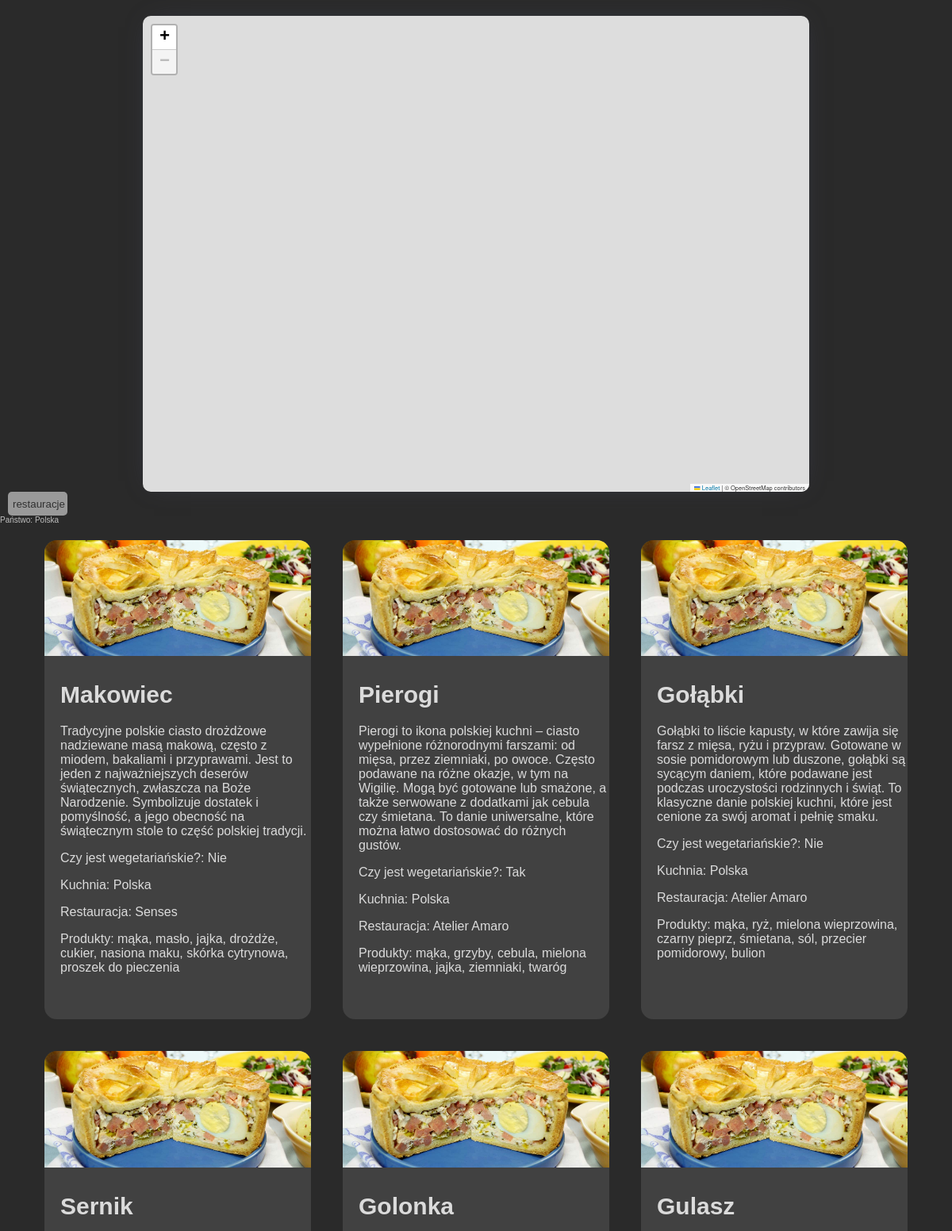
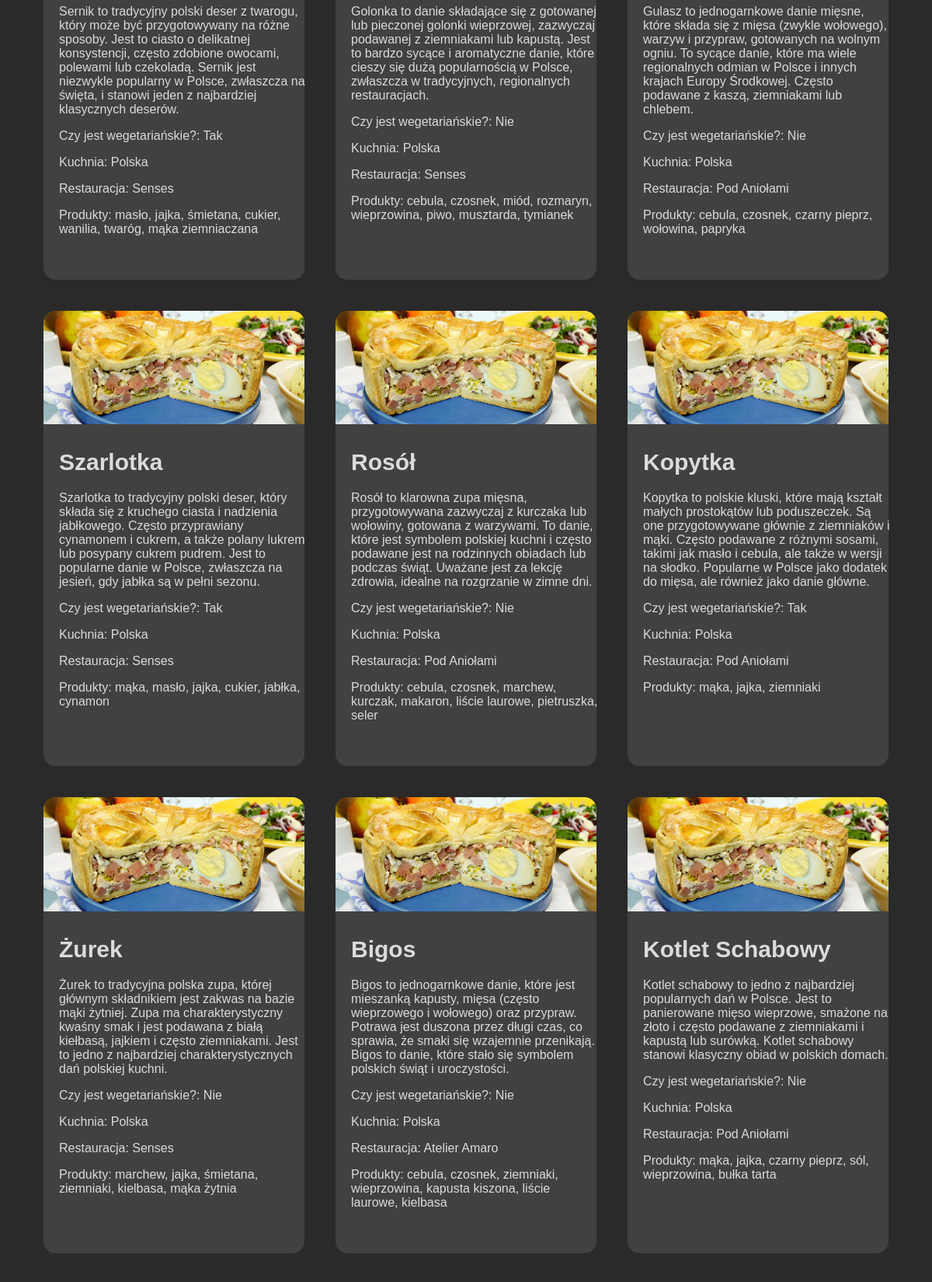
Page /index.php?country=Polska (upper part) on the committed database (2 pictures, top to bottom).
### tables this page shows
CREATE TABLE `dania` (
  `id` int(11) NOT NULL,
  `nazwa_dania` varchar(255) NOT NULL,
  `opis` text NOT NULL,
  `wegetarianskie` tinyint(1) NOT NULL,
  `kuchnia` varchar(50) NOT NULL
);

CREATE TABLE `restauracje` (
  `id` int(11) NOT NULL,
  `nazwa_restauracji` varchar(255) NOT NULL,
  `panstwo` varchar(62) NOT NULL,
  `miasto` varchar(60) NOT NULL,
  `ulica` varchar(255) NOT NULL
);

### index.php (the view, shortened to what this page needs)
<?php
require_once "includes/db_conn.php";
?>
<!DOCTYPE html>
<html lang="pl">
<head>
    <link rel="stylesheet" href="https://unpkg.com/leaflet@1.9.3/dist/leaflet.css" />
    <link rel="stylesheet" href="style/main.css">
</head>
<body>
    <div id="map"></div>
    <?php
    $wybor = $_SESSION['wybor'];
    echo '<form action="" method="post">';
    echo '<button type="submit" class="button-wybor-'. $wybor .'" name="wybor" value="' . $wybor . '">' . $wybor . '</button>';
    echo '</form>';
    ?>
    <?php
    if (isset($_GET['country'])) {
        $panstwo = $_GET['country'];
        echo "Państwo: " . htmlspecialchars($panstwo);
    }
    if (isset($_SESSION["panstwo"])) {
        $nazwaPanstwa = $_SESSION['panstwo'];
        if (isset($_SESSION["restauracje"]) && $_SESSION["restauracje"]) {
            echo '<div class="restauracje-container">';
            $sql = "SELECT * FROM restauracje WHERE panstwo = '" . $nazwaPanstwa . "';";
            $result = $conn->query($sql);
            if ($result->num_rows > 0) {
                while ($row = $result->fetch_assoc()) {
                    $idRestauracji = $row["id"];
                    echo '<form action="" method="POST">';
                    echo '<button type="submit" class="button-restauracja" name="restauracja-button" value="' . $idRestauracji . '">';
                    echo '<div class="restuaracja-box">';
                    echo "<p class='restauracja-nazwa'>" . $row["nazwa_restauracji"] . "</p>";
                    echo '<span class="restauracja-dane">';
                    echo "Państwo: " . $row["panstwo"] . "<br>";
                    echo "Adres: " . $row["ulica"] . ', ' . $row["miasto"] . "";
                    echo '</span>';
                    echo '</div>';
                    echo '</button>';
                    echo '</form>';
                }
            } else {
                echo "Brak wyników.";
                unset($_POST['restauracja-button']);
            }
            echo '</div>';
        } else {
            $sql = "SELECT id FROM restauracje WHERE panstwo='" . $_SESSION['panstwo'] . "';";
            $result = $conn->query($sql);
            if ($result->num_rows > 0) {
                $idRestauracji = [];
                while ($row = $result->fetch_assoc()) {
                    $idRestauracji[] = $row["id"];
                }
            } else {
                echo '<div class="restauracje-container">';
                echo "Brak wyników";
                echo '</div>';
                die();
            }
            $sql = "SELECT id_dania FROM restauracje_dania WHERE id_restauracji IN(" . implode(", ",$idRestauracji) . ");";
            $result = $conn->query($sql);
            if ($result->num_rows > 0) {
                $idDan = [];
                while ($row = $result->fetch_assoc()) {
                    $idDan[] = $row["id_dania"];
                }
            } else {
                echo "Brak wyników";
            }
            $sql = "SELECT * FROM dania WHERE id IN (" . implode(", ", $idDan) . ");";
            $result = $conn->query($sql);
            echo '<div class="dania-container">';
            $rowNumber = $result->num_rows;
            if ($result->num_rows > 0) {
                $daniaValues = $result->fetch_all(MYSQLI_ASSOC);
            } else {
                echo "Brak wartości.";
            }
            for ($i = 0; $i < $rowNumber; $i++) {
                echo '<div class="danie-box">';
                echo '<img src="images/ciasto-z-jajem.jpg" class="zdjecie-danie">';
                echo '<div class="danie-dane">';
                echo "<h1>" . $daniaValues[$i]['nazwa_dania'] . " </h1>";
                echo "<p>" . $daniaValues[$i]['opis'] . " </p>";
                if ($daniaValues[$i]['wegetarianskie']) {
                    echo "<p>Czy jest wegetariańskie?: Tak</p>";
                } else
                    echo "<p>Czy jest wegetariańskie?: Nie</p>";
                echo "<p>Kuchnia: " . $daniaValues[$i]['kuchnia'] . " </p>";
            $sql = "SELECT id_restauracji FROM restauracje_dania WHERE id_dania = '" . $daniaValues[$i]['id'] . "';";
            $result = $conn->query($sql);
            if ($result->num_rows > 0) {
                while ($row = $result->fetch_assoc()) {
                    $idRestauracji_dania = $row["id_restauracji"];
                }
            } else {
                echo "brak danych";
            }
            $sql = "SELECT nazwa_restauracji FROM restauracje WHERE id = '" . $idRestauracji_dania . "';";
            $result = $conn->query($sql);
            if ($result->num_rows > 0) {
                while ($row = $result->fetch_assoc()) {
                    $nazwaRestauracji_dania = $row["nazwa_restauracji"];
                    echo "<p>Restauracja: $nazwaRestauracji_dania</p>";
                }
            } else {
                echo "brak danych";
            }
                $sql = "SELECT * FROM dania_skladniki WHERE id_dania = '" . $daniaValues[$i]['id'] . "';";
                $result = $conn->query($sql);
                if ($result->num_rows > 0) {
                    $sklad = [];
                    while ($row = $result->fetch_assoc()) {
                        $sklad[] = $row['id_skladnika'];
                    }
                } else {
                    echo "Brak tabel.";
                }
                echo "<p>Produkty: ";
                $sql = "SELECT nazwa_skladnika FROM skladniki WHERE id IN (" . implode(", ", $sklad) . ");";
                $result = $conn->query($sql);
                if ($result->num_rows > 0) {
                    $sklad_nazwy = [];
                    while ($row = $result->fetch_assoc()) {
                        $sklad_nazwy[] = $row['nazwa_skladnika'];
                    }
                    $skladiki = implode(", ", $sklad_nazwy);
                    echo "$skladiki</p>";
                    echo "</div>";
                    echo "</div>";
                }
            }
        }
        echo '</div>';
    }
    ?>
</body>
</html>

### style/main.css (style rules this page uses)
:root { font-size: 62.5%; --backgrund-color: #0e0e0ee1; }
#map { height: 600px; width: 70%; margin-left: auto; margin-right: auto; box-shadow: 0px 0px 30px -14px #42445a; border-radius: 1rem; margin-top: 2rem; }
body { margin: 0; padding: 0; background-color: var(--backgrund-color); color: #c0c0c0; font-family: Arial, Helvetica, sans-serif; }
h1 { font-size: 3rem; }
p { font-size: 1.6rem; }
.button-wybor-dania, .button-wybor-restauracje { margin-left: 1rem; border: none; width: 7.5rem; height: 3rem; border-radius: 0.5rem; transition: all 0.2s ease-in-out; }
.button-wybor-restauracje { background-color: #999999; color: #303030; }
.dania-container { font-size: 50px; display: flex; flex-direction: row; flex-wrap: wrap; justify-content: center; width: 100%; }
.danie-box { margin: 2rem; background-color: #414141; width: 28%; border-radius: 1.55rem; padding-top: 0; }
.zdjecie-danie { margin: 0; width: 100%; height: auto; border-top-right-radius: 1.55rem; border-top-left-radius: 1.55rem; }
.danie-dane { margin: 2rem; margin: 0, auto; margin-left: auto; margin-right: auto; color: #dbdbdb; font-size: 50px; width: 95%; padding: 2rem; border-radius: 1.55rem; padding-top: 0; }

### rows in the picture
dania: nazwa_dania "Makowiec", opis "Tradycyjne polskie ciasto drożdżowe nadziewane masą makową, często z miodem, bakaliami i przyprawami. Jest to jeden z najważniejszych deserów świątecznych, zwłaszcza na Boże Narodzenie. Symbolizuje dostatek i pomyślność, a jego obecność na świątecznym stole to część polskiej tradycji.", wegetarianskie "Czy jest wegetariańskie?: Nie", kuchnia "Polska", skladiki "mąka, masło, jajka, drożdże, cukier, nasiona maku, skórka cytrynowa, proszek do pieczenia"
restauracje: nazwa_restauracji "Senses"
dania: nazwa_dania "Pierogi", opis "Pierogi to ikona polskiej kuchni – ciasto wypełnione różnorodnymi farszami: od mięsa, przez ziemniaki, po owoce. Często podawane na różne okazje, w tym na Wigilię. Mogą być gotowane lub smażone, a także serwowane z dodatkami jak cebula czy śmietana. To danie uniwersalne, które można łatwo dostosować do różnych gustów.", wegetarianskie "Czy jest wegetariańskie?: Tak", kuchnia "Polska", skladiki "mąka, grzyby, cebula, mielona wieprzowina, jajka, ziemniaki, twaróg"
restauracje: nazwa_restauracji "Atelier Amaro"
dania: nazwa_dania "Gołąbki", opis "Gołąbki to liście kapusty, w które zawija się farsz z mięsa, ryżu i przypraw. Gotowane w sosie pomidorowym lub duszone, gołąbki są sycącym daniem, które podawane jest podczas uroczystości rodzinnych i świąt. To klasyczne danie polskiej kuchni, które jest cenione za swój aromat i pełnię smaku.", wegetarianskie "Czy jest wegetariańskie?: Nie", kuchnia "Polska", skladiki "mąka, ryż, mielona wieprzowina, czarny pieprz, śmietana, sól, przecier pomidorowy, bulion"
dania: nazwa_dania "Sernik", opis "Sernik to tradycyjny polski deser z twarogu, który może być przygotowywany na różne sposoby. Jest to ciasto o delikatnej konsystencji, często zdobione owocami, polewami lub czekoladą. Sernik jest niezwykle popularny w Polsce, zwłaszcza na święta, i stanowi jeden z najbardziej klasycznych deserów.", wegetarianskie "Czy jest wegetariańskie?: Tak", kuchnia "Polska", skladiki "masło, jajka, śmietana, cukier, wanilia, twaróg, mąka ziemniaczana"
dania: nazwa_dania "Golonka", opis "Golonka to danie składające się z gotowanej lub pieczonej golonki wieprzowej, zazwyczaj podawanej z ziemniakami lub kapustą. Jest to bardzo sycące i aromatyczne danie, które cieszy się dużą popularnością w Polsce, zwłaszcza w tradycyjnych, regionalnych restauracjach.", wegetarianskie "Czy jest wegetariańskie?: Nie", kuchnia "Polska", skladiki "cebula, czosnek, miód, rozmaryn, wieprzowina, piwo, musztarda, tymianek"
dania: nazwa_dania "Gulasz", opis "Gulasz to jednogarnkowe danie mięsne, które składa się z mięsa (zwykle wołowego), warzyw i przypraw, gotowanych na wolnym ogniu. To sycące danie, które ma wiele regionalnych odmian w Polsce i innych krajach Europy Środkowej. Często podawane z kaszą, ziemniakami lub chlebem.", wegetarianskie "Czy jest wegetariańskie?: Nie", kuchnia "Polska", skladiki "cebula, czosnek, czarny pieprz, wołowina, papryka"
restauracje: nazwa_restauracji "Pod Aniołami"
dania: nazwa_dania "Szarlotka", opis "Szarlotka to tradycyjny polski deser, który składa się z kruchego ciasta i nadzienia jabłkowego. Często przyprawiany cynamonem i cukrem, a także polany lukrem lub posypany cukrem pudrem. Jest to popularne danie w Polsce, zwłaszcza na jesień, gdy jabłka są w pełni sezonu.", wegetarianskie "Czy jest wegetariańskie?: Tak", kuchnia "Polska", skladiki "mąka, masło, jajka, cukier, jabłka, cynamon"
dania: nazwa_dania "Rosół", opis "Rosół to klarowna zupa mięsna, przygotowywana zazwyczaj z kurczaka lub wołowiny, gotowana z warzywami. To danie, które jest symbolem polskiej kuchni i często podawane jest na rodzinnych obiadach lub podczas świąt. Uważane jest za lekcję zdrowia, idealne na rozgrzanie w zimne dni.", wegetarianskie "Czy jest wegetariańskie?: Nie", kuchnia "Polska", skladiki "cebula, czosnek, marchew, kurczak, makaron, liście laurowe, pietruszka, seler"
dania: nazwa_dania "Kopytka", opis "Kopytka to polskie kluski, które mają kształt małych prostokątów lub poduszeczek. Są one przygotowywane głównie z ziemniaków i mąki. Często podawane z różnymi sosami, takimi jak masło i cebula, ale także w wersji na słodko. Popularne w Polsce jako dodatek do mięsa, ale również jako danie główne.", wegetarianskie "Czy jest wegetariańskie?: Tak", kuchnia "Polska", skladiki "mąka, jajka, ziemniaki"
dania: nazwa_dania "Żurek", opis "Żurek to tradycyjna polska zupa, której głównym składnikiem jest zakwas na bazie mąki żytniej. Zupa ma charakterystyczny kwaśny smak i jest podawana z białą kiełbasą, jajkiem i często ziemniakami. Jest to jedno z najbardziej charakterystycznych dań polskiej kuchni.", wegetarianskie "Czy jest wegetariańskie?: Nie", kuchnia "Polska", skladiki "marchew, jajka, śmietana, ziemniaki, kielbasa, mąka żytnia"
dania: nazwa_dania "Bigos", opis "Bigos to jednogarnkowe danie, które jest mieszanką kapusty, mięsa (często wieprzowego i wołowego) oraz przypraw. Potrawa jest duszona przez długi czas, co sprawia, że smaki się wzajemnie przenikają. Bigos to danie, które stało się symbolem polskich świąt i uroczystości.", wegetarianskie "Czy jest wegetariańskie?: Nie", kuchnia "Polska", skladiki "cebula, czosnek, ziemniaki, wieprzowina, kapusta kiszona, liście laurowe, kielbasa"
dania: nazwa_dania "Kotlet Schabowy", opis "Kotlet schabowy to jedno z najbardziej popularnych dań w Polsce. Jest to panierowane mięso wieprzowe, smażone na złoto i często podawane z ziemniakami i kapustą lub surówką. Kotlet schabowy stanowi klasyczny obiad w polskich domach.", wegetarianskie "Czy jest wegetariańskie?: Nie", kuchnia "Polska", skladiki "mąka, jajka, czarny pieprz, sól, wieprzowina, bułka tarta"

### other values in the picture
$wybor "restauracje"
$panstwo "Polska"
